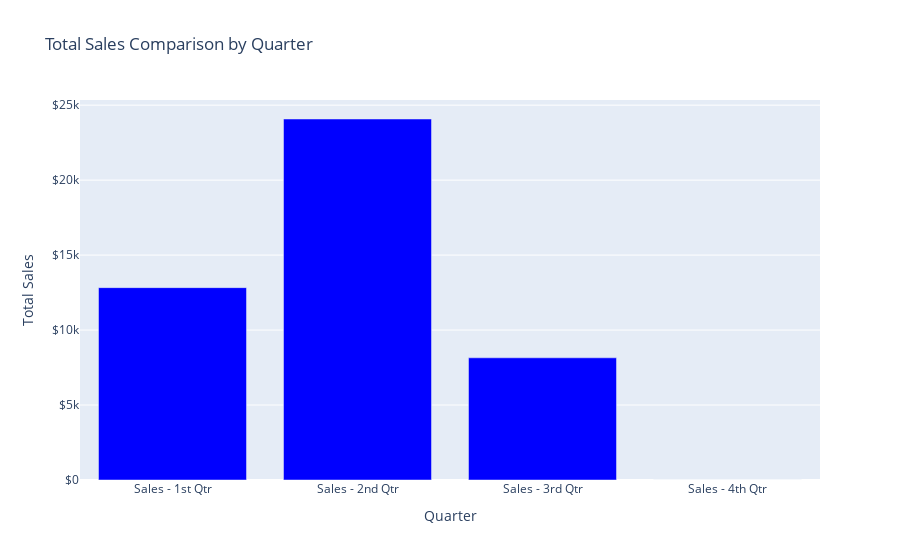
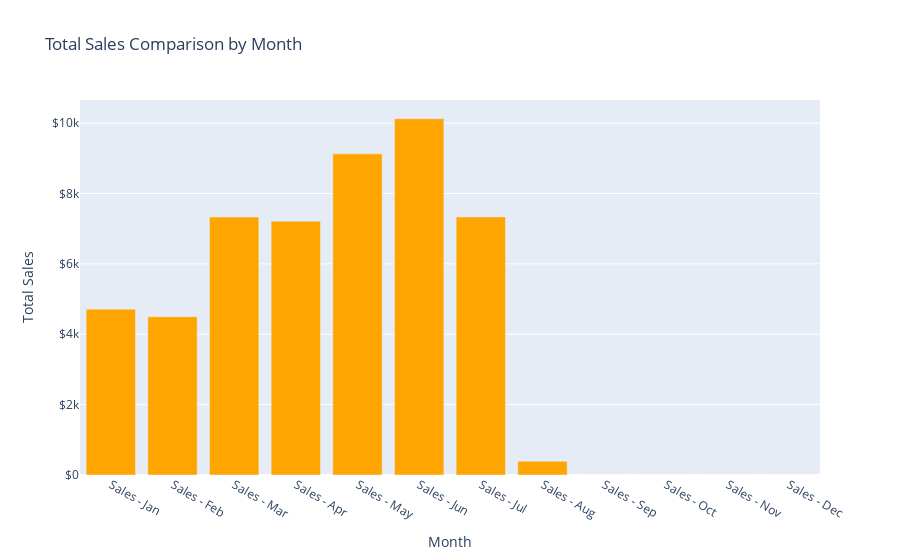

Source (notebook cell) for these figures, in order:
### Code cell
# Calculate the total sales for each subset
qtr_sales = parts_data[['Sales - 1st Qtr', 'Sales - 2nd Qtr', 'Sales - 3rd Qtr', 'Sales - 4th Qtr']].sum()
month_sales = parts_data[['Sales - Jan', 'Sales - Feb', 'Sales - Mar', 'Sales - Apr', 
                          'Sales - May', 'Sales - Jun', 'Sales - Jul', 'Sales - Aug',
                          'Sales - Sep', 'Sales - Oct', 'Sales - Nov', 'Sales - Dec']].sum()

# Create separate bar charts for quarters and months
fig_qtr = go.Figure()
fig_qtr.add_trace(go.Bar(x=qtr_sales.index,
                         y=qtr_sales.values,
                         name='Quarterly Sales',
                         marker_color='blue'))

fig_qtr.update_layout(title='Total Sales Comparison by Quarter',
                      xaxis_title='Quarter',
                      yaxis_title='Total Sales',
                      yaxis_tickprefix='$')

fig_month = go.Figure()
fig_month.add_trace(go.Bar(x=month_sales.index,
                           y=month_sales.values,
                           name='Monthly Sales',
                           marker_color='orange'))

fig_month.update_layout(title='Total Sales Comparison by Month',
                        xaxis_title='Month',
                        yaxis_title='Total Sales',
                        yaxis_tickprefix='$')

# Show the interactive charts
fig_qtr.show()
fig_month.show()

### Figure 1 — Plotly figure (JSON) as saved in the notebook; plotly's stock layout.template omitted (floating-point values rounded to 4 significant figures)
{"data": [{"marker": {"color": "blue"}, "name": "Quarterly Sales", "type": "bar", "x": ["Sales - 1st Qtr", "Sales - 2nd Qtr", "Sales - 3rd Qtr", "Sales - 4th Qtr"], "y": [12830, 24080.0, 8150.0, 0]}], "layout": {"title": {"text": "Total Sales Comparison by Quarter"}, "xaxis": {"title": {"text": "Quarter"}}, "yaxis": {"tickprefix": "$", "title": {"text": "Total Sales"}}}}

### Figure 2 — Plotly figure (JSON) as saved in the notebook; plotly's stock layout.template omitted (floating-point values rounded to 4 significant figures)
{"data": [{"marker": {"color": "orange"}, "name": "Monthly Sales", "type": "bar", "x": ["Sales - Jan", "Sales - Feb", "Sales - Mar", "Sales - Apr", "Sales - May", "Sales - Jun", "Sales - Jul", "Sales - Aug", "Sales - Sep", "Sales - Oct", "Sales - Nov", "Sales - Dec"], "y": [4714, 4499.0, 7331.0, 7211.0, 9127.0, 10120.0, 7336.0, 389, 0, 0, 0, 0]}], "layout": {"title": {"text": "Total Sales Comparison by Month"}, "xaxis": {"title": {"text": "Month"}}, "yaxis": {"tickprefix": "$", "title": {"text": "Total Sales"}}}}
